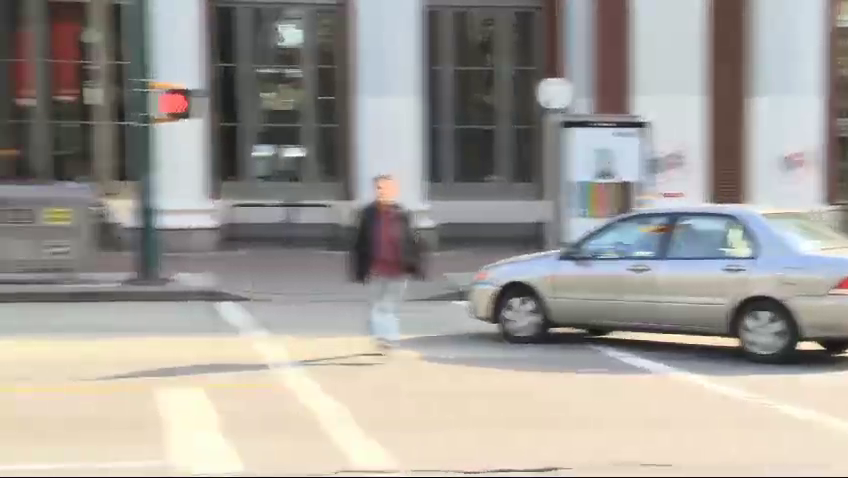
#> input picture frame 13 of ASMA ABID (COMPUTER VISION)/video1.mp4, 848 x 478 px
$ jupyter execute AdaptiveThresholding.ipynb
#> lines starting #> are read from the running program, lines starting #| are printed output that depends on the picture; after the words box and inside, x2 and y2 are one past the last pixel; in counts of white or black regions, pixels touching at a corner belong together
[cell 1]
import cv2
cap = cv2.VideoCapture('video1.mp4')
fps = cap.get(cv2.CAP_PROP_FPS)
width = int(cap.get(cv2.CAP_PROP_FRAME_WIDTH))
height = int(cap.get(cv2.CAP_PROP_FRAME_HEIGHT))
fourcc = cv2.VideoWriter_fourcc(*'XVID')
out = cv2.VideoWriter('output.mp4', fourcc, fps, (width, height))
while True:
    ret, frame = cap.read()
#> frame is the input picture: shape (478, 848, 3); mean B, G, R 152, 157.5, 161.6
    if not ret:
        break
    gray = cv2.cvtColor(frame, cv2.COLOR_BGR2GRAY)
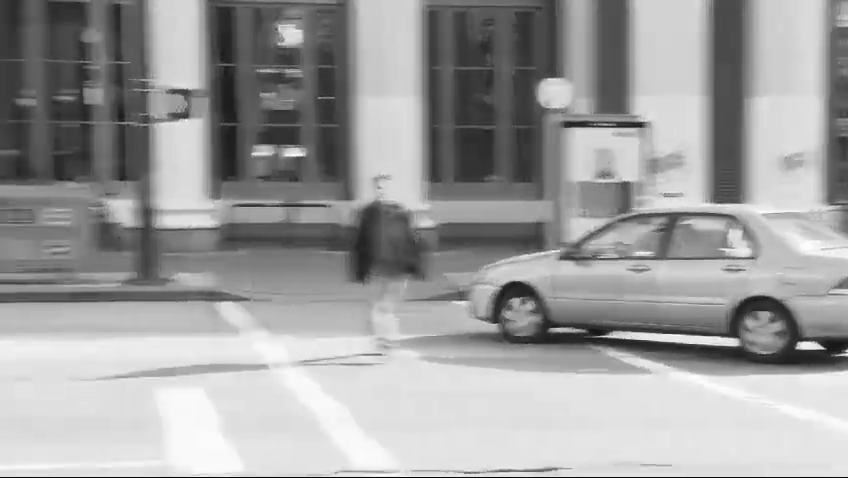
#> gray: shape (478, 848); min 0, max 254, mean 158.1
    thresh = cv2.adaptiveThreshold(gray, 255, cv2.ADAPTIVE_THRESH_GAUSSIAN_C, cv2.THRESH_BINARY, 11, 2)
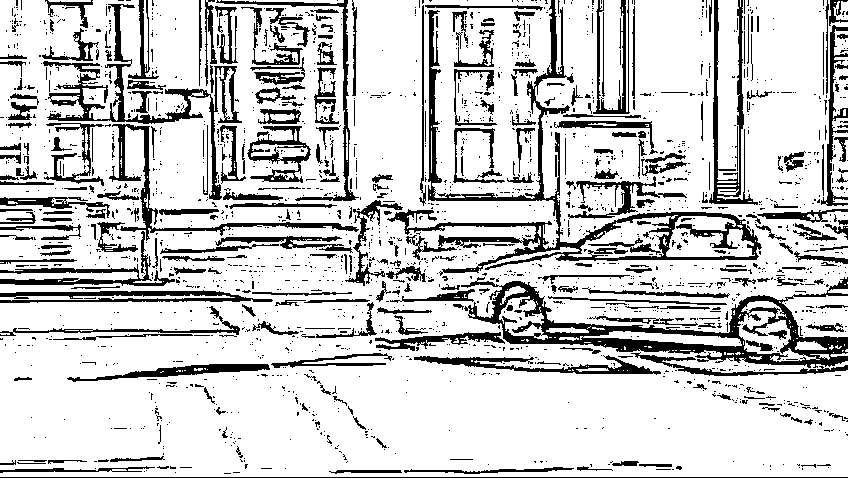
#> thresh: shape (478, 848); 80.2% white; 1955 black regions (1643 under 20 px), largest, box (x1, y1, x2, y2) and area: (387, 0, 762, 276) 9097, (461, 277, 848, 368) 8020, (43, 4, 242, 200) 3882
    out.write(thresh)
    cv2.imshow('Output', thresh)
    if cv2.waitKey(1) & 0xFF == ord('q'):
#> (key q is pressed here)
        break
cap.release()
out.release()
cv2.destroyAllWindows()

$ run again, starting later in the video
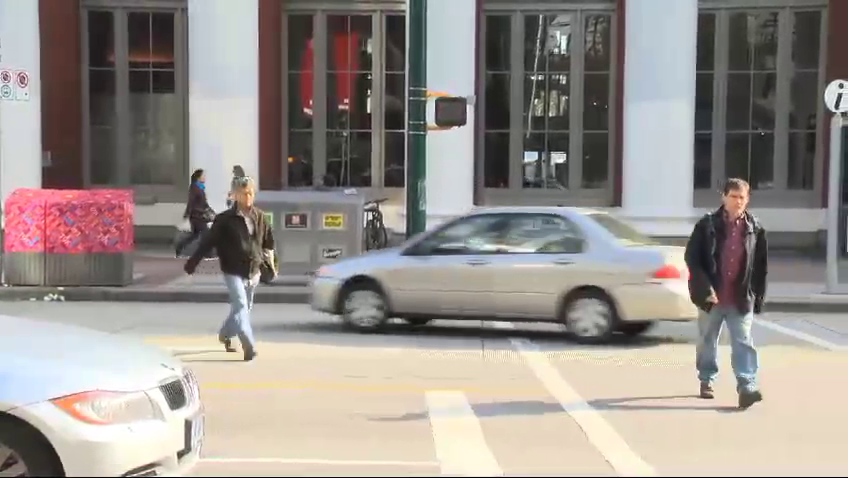
#> input picture frame 59 of ASMA ABID (COMPUTER VISION)/video1.mp4, 848 x 478 px
#> frame is the input picture: shape (478, 848, 3); mean B, G, R 140.4, 145.3, 152.2
#> `gray = cv2.cvtColor(frame, cv2.COLOR_BGR2GRAY)`:
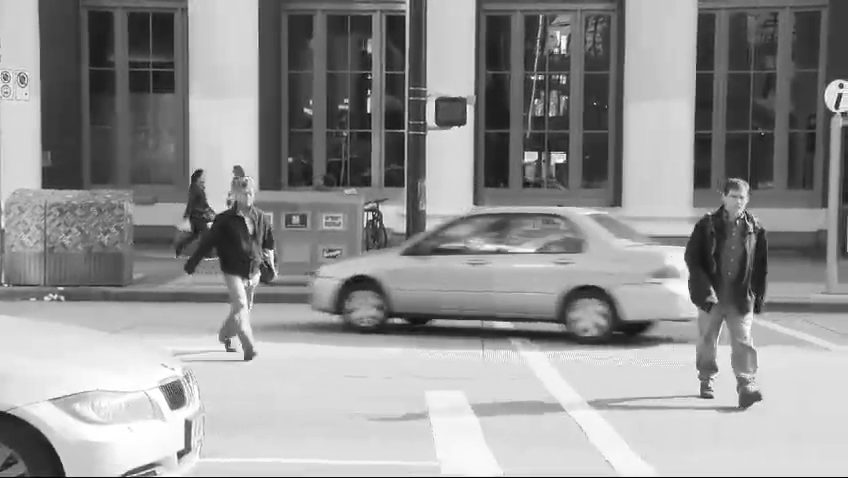
#> gray: shape (478, 848); min 0, max 255, mean 146.8
#> `thresh = cv2.adaptiveThreshold(gray, 255, cv2.ADAPTIVE_THRESH_GAUSSIAN..`:
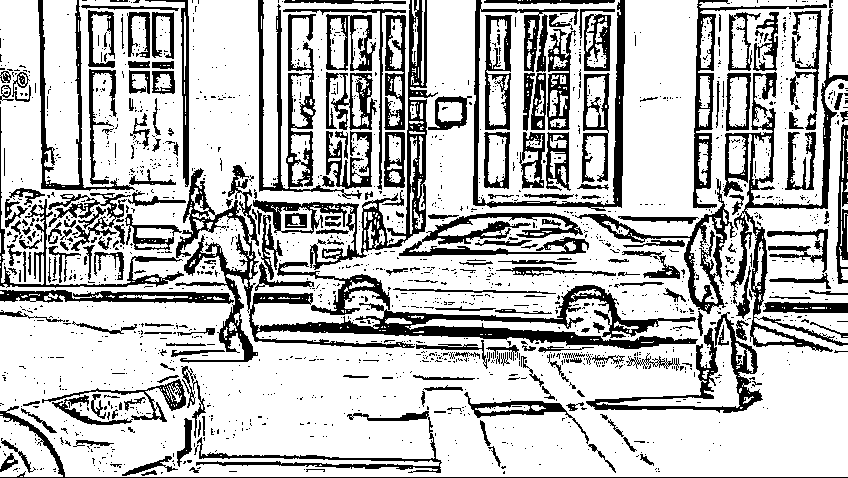
#> thresh: shape (478, 848); 74.4% white; 1761 black regions (1517 under 20 px), largest, box (x1, y1, x2, y2) and area: (175, 165, 698, 363) 12196, (253, 0, 438, 270) 5561, (723, 9, 848, 352) 5543

$ run again, starting later in the video
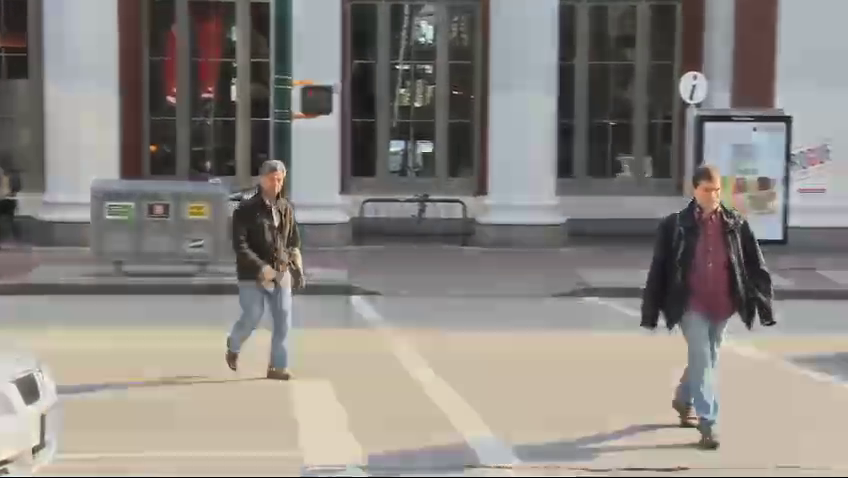
#> input picture frame 106 of ASMA ABID (COMPUTER VISION)/video1.mp4, 848 x 478 px
#> frame is the input picture: shape (478, 848, 3); mean B, G, R 129.2, 134.5, 139.1
#> `gray = cv2.cvtColor(frame, cv2.COLOR_BGR2GRAY)`:
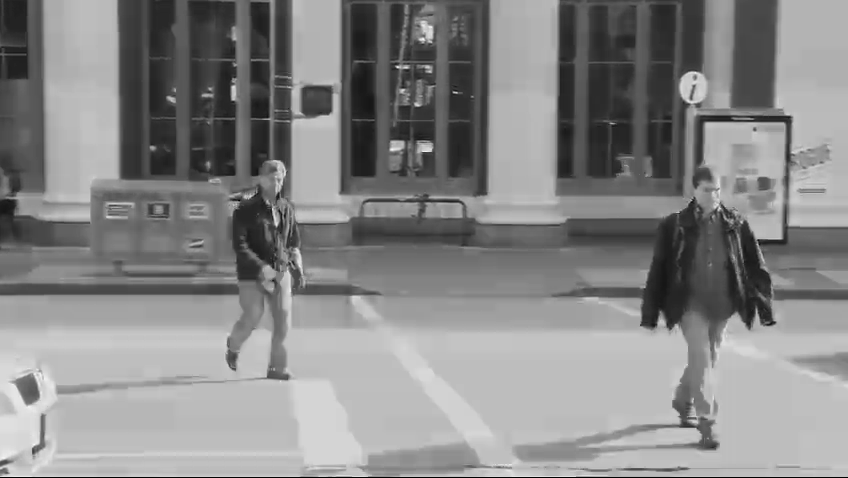
#> gray: shape (478, 848); min 0, max 250, mean 135.2
#> `thresh = cv2.adaptiveThreshold(gray, 255, cv2.ADAPTIVE_THRESH_GAUSSIAN..`:
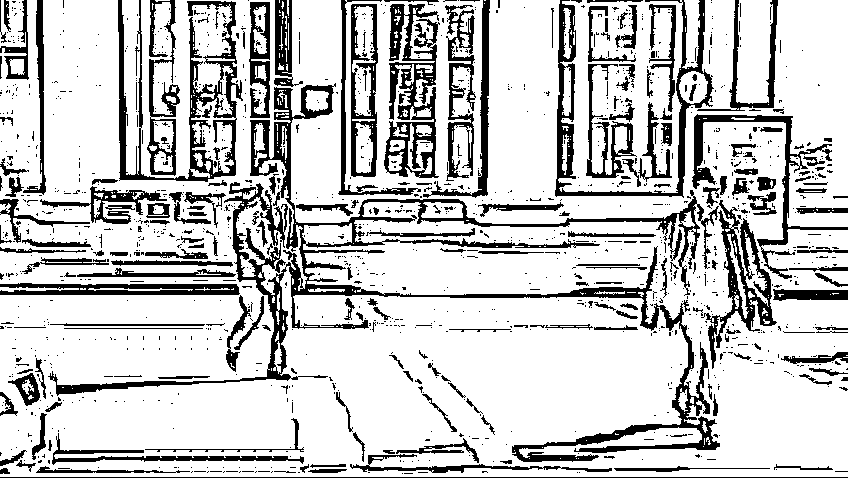
#> thresh: shape (478, 848); 78.8% white; 1365 black regions (1152 under 20 px), largest, box (x1, y1, x2, y2) and area: (48, 83, 720, 462) 18880, (118, 0, 243, 182) 5116, (384, 4, 440, 178) 4397
